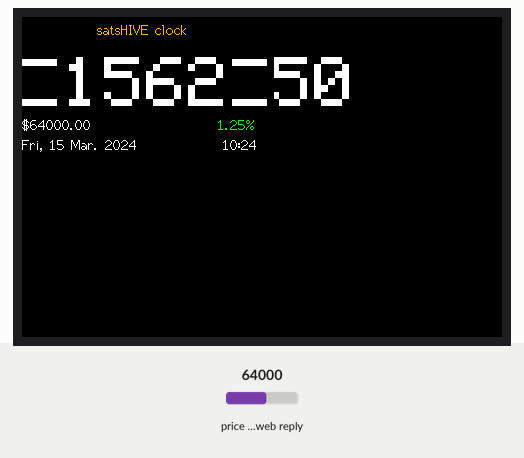
The sketch below on a simulated ESP32. On the bench: 480×320 colour display. Inputs (shaded band) come from the test bench; at power-on: price in the web reply 64000. WiFi joins after 1.5 s; servers stay silent unless stated; the local clock reads 2024-03-15 10:24:30 at power-on unless the sketch sets it; web services answer with replies made up by the test bench; what the sketch prints to the serial monitor is not drawn.

Above: at 2.3 s.

The sketch:

satsHIVE_clock.ino
```cpp
// Includes

#include <TFT_eSPI.h> // Graphics and font library for ST7735 driver chip
#include <SPI.h>
#include <WiFi.h>
#include "time.h"
#include <ArduinoJson.h>
#include <HTTPClient.h>
#include <NTPClient.h>

// Defines

#define TFT_BLACK 0x0000 // black

// Constants and Variables

const char* ssid       = "XXX"; // Wireless Network name
const char* password   = "XXX"; // Wireless Network password

const char* ntpServer = "pool.ntp.org";
const long  gmtOffset_sec = 0; // Set to your time zone offset. 0 is used for UTC
const int   daylightOffset_sec = 0; // If you are on daylight saving

float prices[2];
float mt[2];

TFT_eSPI tft = TFT_eSPI();  // Invoke library, pins defined in User_Setup.h

StaticJsonDocument<4096> jsonBuffer;
String currency[2] = {"USDT"};
WiFiUDP ntpUDP;
NTPClient timeClient(ntpUDP);

// Setup

void setup(void) {
  tft.init();
  tft.setRotation(1);

  Serial.begin(115200);

// Connect to WiFi

  Serial.printf("Connecting to %s ", ssid);
  WiFi.begin(ssid, password);
  while (WiFi.status() != WL_CONNECTED) {
      delay(500);
      Serial.print(".");
  }
  Serial.println("CONNECTED");

  configTime(gmtOffset_sec, daylightOffset_sec, ntpServer);
  printOnScreen();

//  WiFi.disconnect(true);
//  WiFi.mode(WIFI_OFF);

}

// Prints on the screen

void printOnScreen()
{
  struct tm timeinfo;
  if(!getLocalTime(&timeinfo)){
    Serial.println("Failed to obtain time");
    return;
  }

  HTTPClient http;

      String priceString = "https://api.binance.com/api/v1/ticker/price?symbol=BTCUSDT";
      http.begin(priceString);
      http.GET();
      String payload = http.getString();
      deserializeJson(jsonBuffer, payload);
      prices[0] = jsonBuffer["price"];
      mt[1] = (100000000/(prices[0]));
      http.end();

      String changeString = "https://api.binance.com/api/v3/ticker/24hr?symbol=BTCUSDT";
      http.begin(changeString);
      http.GET();
      payload = http.getString();
      deserializeJson(jsonBuffer, payload);
      prices[1] = jsonBuffer["priceChangePercent"];
      http.end();

      //String BTCprice = "BTC price (" + currency[0] + "): " + String(prices[0]);
      String BTCprice = "$" + String(prices[0]);
      String BTCchange = String(prices[1]) + "%";
      String MoscowTime = String(mt[1]);
      String temp = "_"; // This temp "_" serves to hide the decimal point of the MoscowTime until I find how to shrink the string to 4 symbols only

  tft.fillScreen(TFT_BLACK);
  tft.setCursor(75, 5, 2);
  tft.setTextColor(TFT_ORANGE,TFT_BLACK);
  tft.setTextSize(1);
  tft.println("satsHIVE clock");

  tft.setCursor(0, 120, 2);
  tft.setTextColor(TFT_WHITE,TFT_BLACK);
  tft.setTextSize(1);
  tft.println(&timeinfo,"%a, %d %b. %Y");

  tft.setCursor(200, 120, 2);
  tft.setTextColor(TFT_WHITE,TFT_BLACK);
  tft.setTextSize(1);
  tft.println(&timeinfo,"%H:%M");

  tft.drawString(BTCprice, 0, 100, 2);
    if(prices[1] >= 0)
    {
      tft.setTextColor(TFT_GREEN, TFT_BLACK);
    }
    else if(prices [1] < 0)
    {
      tft.setTextColor(TFT_RED, TFT_BLACK);
    }
  tft.drawString(BTCchange, 195, 100, 2);
  tft.setTextColor(TFT_WHITE, TFT_BLACK);
  tft.setTextSize(10);
  tft.drawString(MoscowTime, 40, 40, 1);
  tft.drawString(temp, 0, 40, 1);
  tft.drawString(temp, 0, 0, 1);
  tft.drawString(temp, 210, 40, 1);
  tft.drawString(temp, 210, 0, 1);

}

// Loop

void loop() {
delay(60000); //refresh rate in miliseconds
printOnScreen();
}
```
